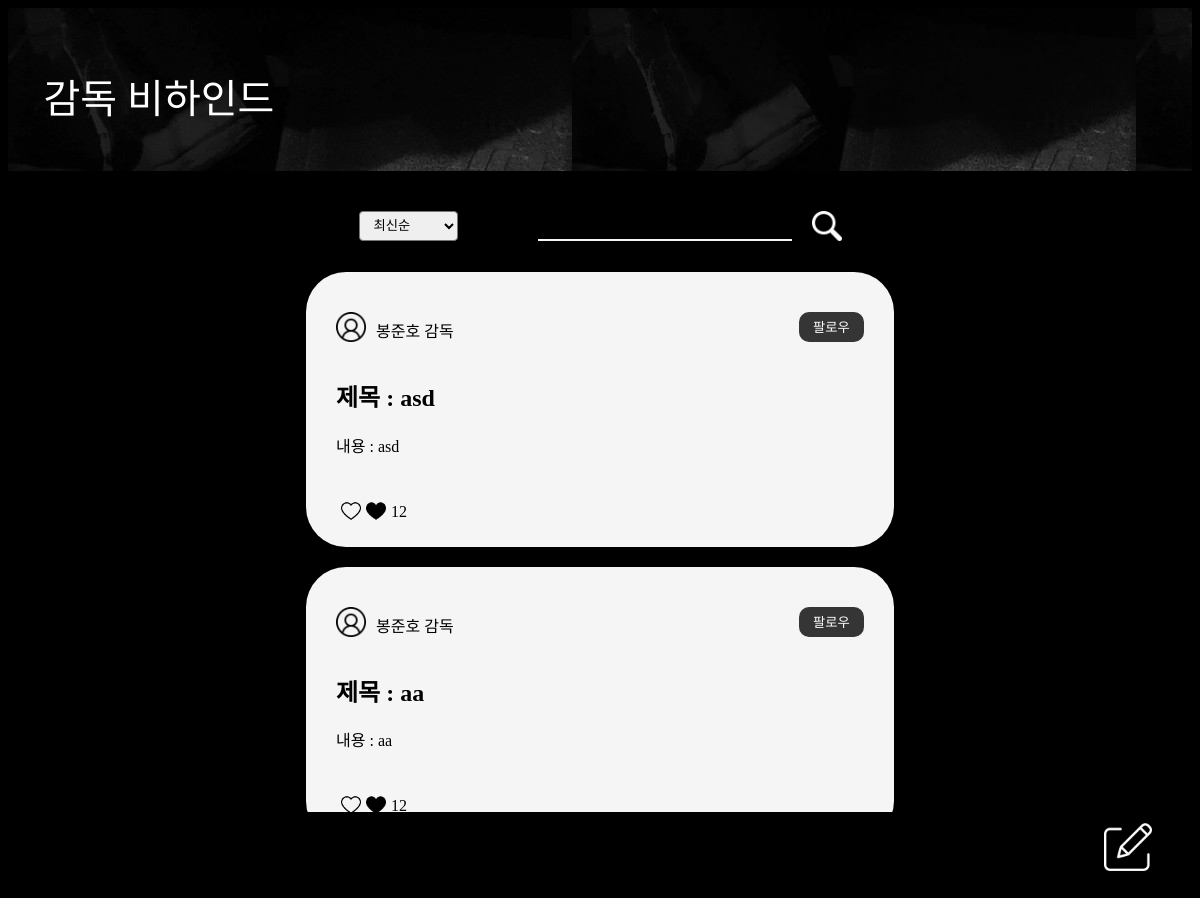
Page /behinds/ on the earlier database version.
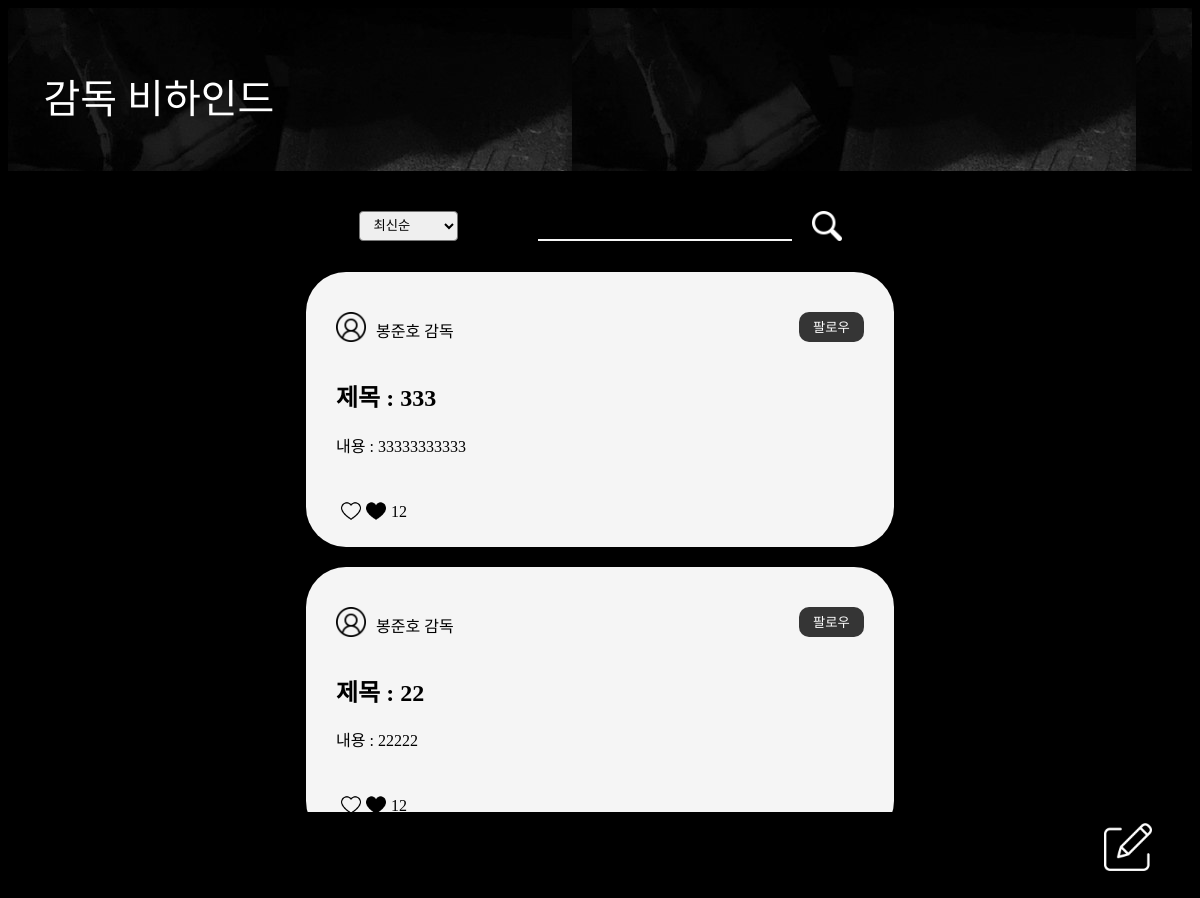
Same page on the later database version.
### behinds/models.py (models this page shows)
class Behind(models.Model):
    user = models.ForeignKey(settings.AUTH_USER_MODEL, on_delete=models.CASCADE)
    title = models.CharField(max_length=50)
    content = models.TextField()
    created_at = models.DateTimeField(auto_now_add=True)
    updated_at = models.DateTimeField(auto_now=True)

### accounts/models.py (models this page shows)
class User(AbstractUser):
    followings = models.ManyToManyField('self', symmetrical=False, related_name='followers')
    nickname = models.CharField(max_length=20)
    behind_auth = models.BooleanField(default=False)

### behinds/views.py (the view)
# urls.py: path('', views.index, name="index"),
def index(request):
    behinds = Behind.objects.all()
    context = {
        'behinds': behinds,
    }
    return render(request, 'behinds/index.html', context)

### behinds/templates/behinds/index.html (shortened to what this page needs)
{% extends 'base.html' %}
{% load static %}
{% block css %}
  <link rel="stylesheet" href="{% static 'css/behinds.css' %}">
{% endblock css %}
{% block content %}
  <div class="nav">
    감독 비하인드
  </div>
  <div class="box">
    <div class="select-box">
      <select name="types" id="types" class="select">
        <option value="update">최신순</option>
      </select>
      <input type="text" class="input" id="search-input">
      <img src="{% static "images/search.png" %}" alt="" class="search" id="search">
    </div>
    <div class="middle-box">
      <div class="form-box" id="form-box">
        {% for behind in behinds %}
          <div class="form-list" id="form-list">
            <div class="profile">
              <div class="profile-user">
                <img src="{% static "images/user.png" %}" alt="" class="user">
                <p id="director">{{ behind.user.username }} 감독</p>
              </div>
              <form id="follow-form" data-user-id="{{ behind.user.pk }}">
                {% if user in behind.user.followings %}
                  <button type="submit" class="follow" id="like-button-{{ behind.user.pk }}">언팔로우</button>
                {% else %}
                  <button type="submit" class="follow" id="like-button-{{ behind.user.pk }}">팔로우</button>
                {% endif %}
              </form>
            </div>
            <h2>제목 : {{ behind.title }}</h2>
            <p>내용 : {{ behind.content }}</p>
            <div class="like">
              <a href=""><img src="{% static "images/love.png" %}" alt="" class="like-img"></a>
              <a href=""><img src="{% static "images/heart.png" %}" alt="" class="like-img"></a>
              <p>12</p>
            </div>
          </div>
        {% endfor %}
      </div>
    </div>
    <a href="{% url 'behinds:create' %}"><img src="{% static "images/create.png" %}" alt="" class="img"></a>
  </div>
{% endblock content %}

### templates/base.html (shortened to what this page needs)
<!DOCTYPE html>
{% load static %}
<html lang="en">
<head>
  {% block css %}
  {% endblock css %}
</head>
<body>
  {% block content %}
  {% endblock content %}
</body>
</html>

### behinds/static/css/behinds.css (style rules this page uses)
body { background-color: black; height: 50rem; min-width: 620px; font-family: behind; }
a { display: flex; justify-content: flex-end; }
.nav { width: 97%; height: 5rem; margin-top: 0; padding-left: 3%; padding-top: 5%; padding-bottom: 2%; background-image: url("../images/behinds.jpg"); font-size: 2.5em; color: white; }
.profile { display: flex; justify-content: space-between; }
.profile-user { display: flex; }
.user { width: 30px; height: 30px; margin-right: 10px; margin-top: 10px; }
.img { width: 3rem; height: 3rem; margin-right: 40px; margin-bottom: 20px; }
.box { display: flex; flex-direction: column; width: 100%; height: 45rem; }
.select-box { display: flex; justify-content: center; margin-top: 40px; width: 100%; height: 2rem; }
.middle-box { width: 100%; height: 100%; display: flex; flex-direction: column; justify-content: center; align-items: center; }
.form-box { width: 60rem; height: 35rem; overflow-y: scroll; display: flex; flex-direction: column; align-items: center; }
.form-list { background-color: #f5f5f5; width: 55%; padding: 30px; margin-top: 20px; border-radius: 40px; }
.select { padding: 5px 30px 5px 10px; border-radius: 4px; outline: 0 none; font-family: behind; }
.select option { background: black; color: #fff; padding: 3px 0; font-family: behind; }
.input { width: 250px; margin-left: 80px; margin-right: 20px; border-top: none; border-left: none; border-right: none; border-bottom: 2px solid #f5f5f5; background: black; caret-color: #f5f5f5; color: white; font-size: large; }
.search { width: 30px; height: 30px; }
.follow { width: 65px; height: 30px; margin-top: 10px; border-radius: 10px; border: none; background-color: #353535; color: white; font-family: behind; }
.like { display: flex; height: 30px; margin-top: 30px; margin-left: 5px; }
.like-img { width: 20px; height: 20px; margin-top: 14px; margin-right: 5px; }

Differences in the rows shown:
removed Behind: user.username "봉준호", title "asd", content "asd"
changed Behind (number 1 of 2 on the later page): title "aa" → "333"; content "aa" → "33333333333"
now on this page (row edited): Behind: user.username "봉준호", title "22", content "22222"
